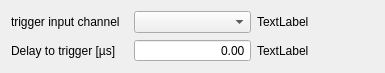
<?xml version="1.0" encoding="UTF-8"?>
<ui version="4.0">
 <class>single_hit_delay_widg</class>
 <widget class="QWidget" name="single_hit_delay_widg">
  <property name="geometry">
   <rect>
    <x>0</x>
    <y>0</y>
    <width>385</width>
    <height>64</height>
   </rect>
  </property>
  <property name="windowTitle">
   <string>single_hit_delay_widg</string>
  </property>
  <property name="locale">
   <locale language="English" country="UnitedStates"/>
  </property>
  <layout class="QGridLayout" name="gridLayout">
   <item row="0" column="1">
    <widget class="QComboBox" name="comboBox_trigInputChan">
     <property name="sizePolicy">
      <sizepolicy hsizetype="Preferred" vsizetype="Fixed">
       <horstretch>0</horstretch>
       <verstretch>0</verstretch>
      </sizepolicy>
     </property>
    </widget>
   </item>
   <item row="1" column="0">
    <widget class="QLabel" name="label_2">
     <property name="text">
      <string>Delay to trigger [µs]</string>
     </property>
    </widget>
   </item>
   <item row="0" column="0">
    <widget class="QLabel" name="label">
     <property name="text">
      <string>trigger input channel</string>
     </property>
    </widget>
   </item>
   <item row="0" column="2">
    <widget class="QLabel" name="label_trigInputChan_set">
     <property name="text">
      <string>TextLabel</string>
     </property>
    </widget>
   </item>
   <item row="1" column="1">
    <widget class="QDoubleSpinBox" name="doubleSpinBox_trigDelay_mus">
     <property name="alignment">
      <set>Qt::AlignRight|Qt::AlignTrailing|Qt::AlignVCenter</set>
     </property>
     <property name="buttonSymbols">
      <enum>QAbstractSpinBox::NoButtons</enum>
     </property>
     <property name="keyboardTracking">
      <bool>false</bool>
     </property>
     <property name="maximum">
      <double>99999999999.000000000000000</double>
     </property>
    </widget>
   </item>
   <item row="1" column="2">
    <widget class="QLabel" name="label_trigDelay_mus_set">
     <property name="text">
      <string>TextLabel</string>
     </property>
    </widget>
   </item>
  </layout>
 </widget>
 <resources/>
 <connections/>
</ui>
